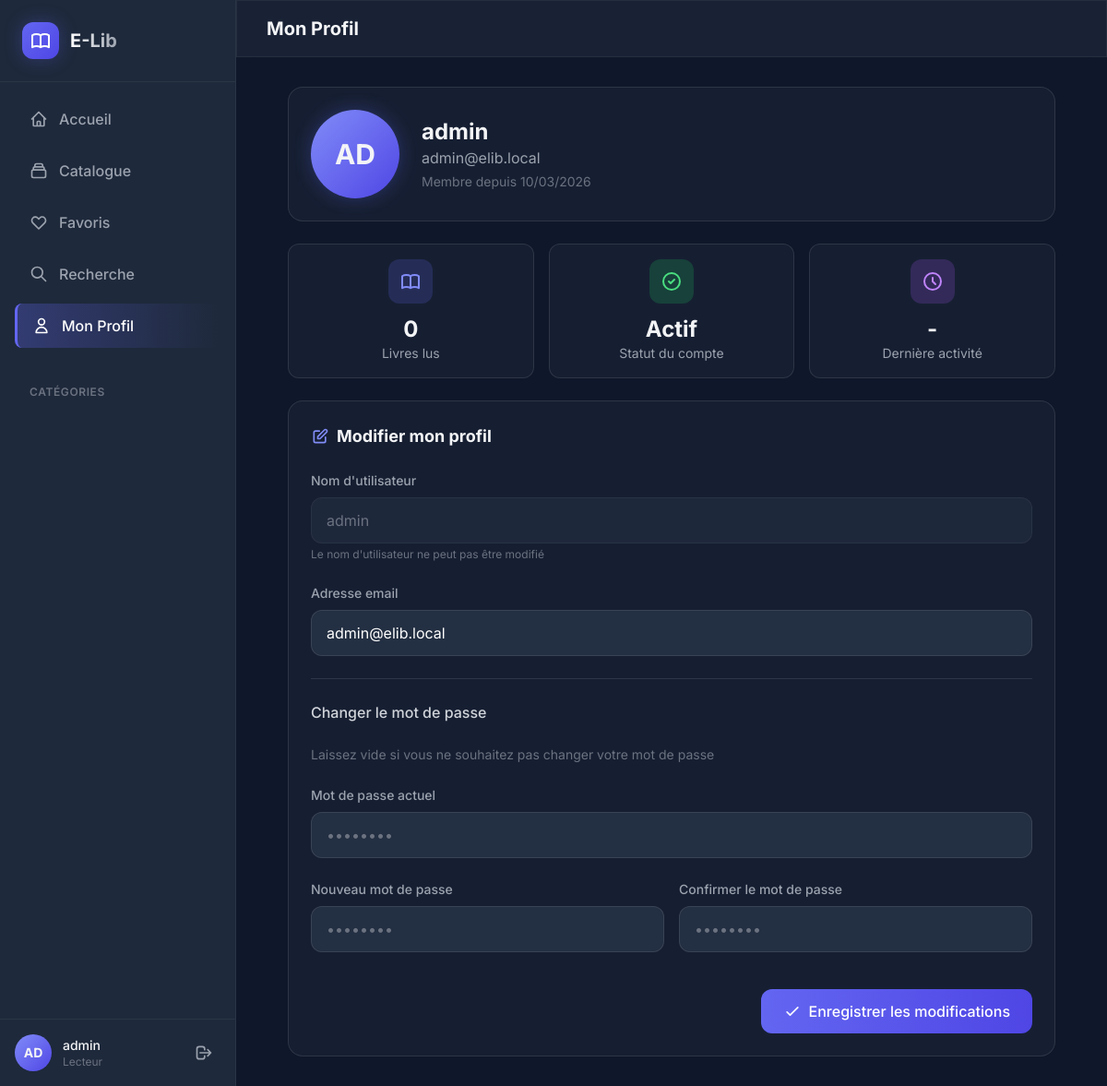
Screenshot of /user/profile.php (signed in) with the database file from the repository.
### tables this page shows
CREATE TABLE users (
    id INT PRIMARY KEY AUTO_INCREMENT,
    username VARCHAR(50) UNIQUE NOT NULL,
    email VARCHAR(100) UNIQUE NOT NULL,
    password_hash VARCHAR(255) NOT NULL,
    role ENUM('admin', 'librarian', 'user') DEFAULT 'user',
    created_at TIMESTAMP DEFAULT CURRENT_TIMESTAMP,
    last_login TIMESTAMP NULL,
    is_active BOOLEAN DEFAULT TRUE,
    INDEX idx_username (username),
    INDEX idx_email (email),
    INDEX idx_role (role)
);

### includes/functions.php (called while the page is built, shortened)
<?php
function escape_html(string $string): string {
    return htmlspecialchars($string, ENT_QUOTES | ENT_HTML5, 'UTF-8');
}

### config/database.php (called while the page is built, shortened)
<?php
class DatabaseManager {
    private static $instance = null;
    private $connection;
    public static function getInstance(): DatabaseManager {
        if (self::$instance === null) {
            self::$instance = new self();
        }
        return self::$instance;
    }
    private function connect(): void {
        $dsn = "mysql:host=" . self::DB_HOST . ";dbname=" . self::DB_NAME . ";charset=" . self::DB_CHARSET;
        $options = [
            PDO::ATTR_ERRMODE => PDO::ERRMODE_EXCEPTION,
            PDO::ATTR_DEFAULT_FETCH_MODE => PDO::FETCH_ASSOC,
            PDO::ATTR_EMULATE_PREPARES => false
        ];
        if (defined('PDO::MYSQL_ATTR_INIT_COMMAND')) {
            $options[PDO::MYSQL_ATTR_INIT_COMMAND] = "SET NAMES utf8mb4 COLLATE utf8mb4_unicode_ci";
        }
        try {
            $this->connection = new PDO($dsn, self::DB_USER, self::DB_PASS, $options);
        } catch (PDOException $e) {
            throw new Exception("Database connection failed: " . $e->getMessage());
        }
    }
    public function executeQuery(string $sql, array $params = []): PDOStatement {
        $stmt = $this->connection->prepare($sql);
        $stmt->execute($params);
        return $stmt;
    }
    public function fetchOne(string $sql, array $params = []): ?array {
        $stmt = $this->executeQuery($sql, $params);
        $result = $stmt->fetch();
        return $result ?: null;
    }
}

### includes/user_manager.php (called while the page is built, shortened)
<?php
require_once __DIR__ . '/../config/database.php';
require_once __DIR__ . '/functions.php';
class UserManager {
    private $db;
    public function __construct() {
        $this->db = DatabaseManager::getInstance();
    }
    public function getUserById(int $id): ?array {
        $sql = "SELECT id, username, email, role, created_at, last_login, is_active FROM users WHERE id = ?";
        return $this->db->fetchOne($sql, [$id]);
    }
}

### user/profile.php (the view, shortened to what this page needs)
<?php
require_once '../config/database.php';
require_once '../includes/functions.php';
require_once '../includes/auth.php';
require_once '../includes/user_manager.php';
$userManager = new UserManager();
$db = DatabaseManager::getInstance();
$userId = $_SESSION['user_id'];
$user = $userManager->getUserById($userId);
$readingStats = $db->fetchOne("
    SELECT
        COUNT(DISTINCT book_id) as books_read,
        MAX(updated_at) as last_activity
    FROM reading_progress
    WHERE user_id = ?
", [$userId]);
$booksRead = $readingStats['books_read'] ?? 0;
$lastActivity = $readingStats['last_activity'] ?? null;
?>
<!DOCTYPE html>
<html lang="fr" class="dark">
<head>
    <script src="https://cdn.tailwindcss.com"></script>
</head>
<body class="bg-dark-900 text-gray-100 min-h-screen">
    <aside id="sidebar" class="fixed left-0 top-0 h-full w-64 bg-dark-800 border-r border-white/5 z-50 transform -translate-x-full lg:translate-x-0 transition-transform duration-300">
        <div class="p-6 border-b border-white/5">
            <div class="flex items-center gap-3">
                <div class="w-10 h-10 rounded-xl bg-gradient-to-br from-accent-500 to-accent-600 flex items-center justify-center glow">
                </div>
                <span class="text-xl font-bold bg-gradient-to-r from-white to-gray-400 bg-clip-text text-transparent">E-Lib</span>
            </div>
        </div>
        <nav class="p-4 space-y-2">
            <a href="dashboard.php" class="sidebar-link flex items-center gap-3 px-4 py-3 rounded-lg text-gray-400 hover:text-white transition-all duration-300">
                <svg class="w-5 h-5" fill="none" stroke="currentColor" viewBox="0 0 24 24"><path stroke-linecap="round" stroke-linejoin="round" stroke-width="2" d="M3 12l2-2m0 0l7-7 7 7M5 10v10a1 1 0 001 1h3m10-11l2 2m-2-2v10a1 1 0 01-1 1h-3m-6 0a1 1 0 001-1v-4a1 1 0 011-1h2a1 1 0 011 1v4a1 1 0 001 1m-6 0h6"/></svg>
                <span class="font-medium">Accueil</span>
            </a>
            <a href="catalog.php" class="sidebar-link flex items-center gap-3 px-4 py-3 rounded-lg text-gray-400 hover:text-white transition-all duration-300">
                <svg class="w-5 h-5" fill="none" stroke="currentColor" viewBox="0 0 24 24"><path stroke-linecap="round" stroke-linejoin="round" stroke-width="2" d="M19 11H5m14 0a2 2 0 012 2v6a2 2 0 01-2 2H5a2 2 0 01-2-2v-6a2 2 0 012-2m14 0V9a2 2 0 00-2-2M5 11V9a2 2 0 012-2m0 0V5a2 2 0 012-2h6a2 2 0 012 2v2M7 7h10"/></svg>
                <span class="font-medium">Catalogue</span>
            </a>
            <a href="favorites.php" class="sidebar-link flex items-center gap-3 px-4 py-3 rounded-lg text-gray-400 hover:text-white transition-all duration-300">
                <svg class="w-5 h-5" fill="none" stroke="currentColor" viewBox="0 0 24 24"><path stroke-linecap="round" stroke-linejoin="round" stroke-width="2" d="M4.318 6.318a4.5 4.5 0 000 6.364L12 20.364l7.682-7.682a4.5 4.5 0 00-6.364-6.364L12 7.636l-1.318-1.318a4.5 4.5 0 00-6.364 0z"/></svg>
                <span class="font-medium">Favoris</span>
            </a>
            <a href="search.php" class="sidebar-link flex items-center gap-3 px-4 py-3 rounded-lg text-gray-400 hover:text-white transition-all duration-300">
                <svg class="w-5 h-5" fill="none" stroke="currentColor" viewBox="0 0 24 24"><path stroke-linecap="round" stroke-linejoin="round" stroke-width="2" d="M21 21l-6-6m2-5a7 7 0 11-14 0 7 7 0 0114 0z"/></svg>
                <span class="font-medium">Recherche</span>
            </a>
            <a href="profile.php" class="sidebar-link active flex items-center gap-3 px-4 py-3 rounded-lg text-white transition-all duration-300">
                <svg class="w-5 h-5" fill="none" stroke="currentColor" viewBox="0 0 24 24"><path stroke-linecap="round" stroke-linejoin="round" stroke-width="2" d="M16 7a4 4 0 11-8 0 4 4 0 018 0zM12 14a7 7 0 00-7 7h14a7 7 0 00-7-7z"/></svg>
                <span class="font-medium">Mon Profil</span>
            </a>
        </nav>
        <div class="px-4 mt-6">
            <h3 class="text-xs font-semibold text-gray-500 uppercase tracking-wider mb-3 px-4">Catégories</h3>
        </div>
        <div class="absolute bottom-0 left-0 right-0 p-4 border-t border-white/5">
            <div class="flex items-center gap-3">
                <div class="w-10 h-10 rounded-full bg-gradient-to-br from-accent-400 to-accent-600 flex items-center justify-center">
                    <span class="text-sm font-bold"><?= strtoupper(substr($_SESSION['username'], 0, 2)) ?></span>
                </div>
                <div class="flex-1 min-w-0">
                    <p class="text-sm font-medium truncate"><?= escape_html($_SESSION['username']) ?></p>
                    <p class="text-xs text-gray-500">Lecteur</p>
                </div>
                <a href="../logout.php" class="p-2 text-gray-400 hover:text-red-400 transition-colors" title="Déconnexion">
                    <svg class="w-5 h-5" fill="none" stroke="currentColor" viewBox="0 0 24 24"><path stroke-linecap="round" stroke-linejoin="round" stroke-width="2" d="M17 16l4-4m0 0l-4-4m4 4H7m6 4v1a3 3 0 01-3 3H6a3 3 0 01-3-3V7a3 3 0 013-3h4a3 3 0 013 3v1"/></svg>
                </a>
            </div>
        </div>
    </aside>
    <main class="lg:ml-64 min-h-screen">
        <header class="sticky top-0 z-30 glass border-b border-white/5">
            <div class="flex items-center justify-between px-4 lg:px-8 py-4">
                <h1 class="text-xl font-bold">Mon Profil</h1>
            </div>
        </header>
        <div class="p-4 lg:p-8 max-w-4xl mx-auto">
            <div class="glass-card rounded-2xl p-6 mb-6">
                <div class="flex flex-col sm:flex-row items-center gap-6">
                    <div class="w-24 h-24 rounded-full bg-gradient-to-br from-accent-400 to-accent-600 flex items-center justify-center glow">
                        <span class="text-3xl font-bold"><?= strtoupper(substr($user['username'], 0, 2)) ?></span>
                    </div>
                    <div class="text-center sm:text-left">
                        <h2 class="text-2xl font-bold"><?= escape_html($user['username']) ?></h2>
                        <p class="text-gray-400"><?= escape_html($user['email']) ?></p>
                        <p class="text-sm text-gray-500 mt-1">Membre depuis <?= date('d/m/Y', strtotime($user['created_at'])) ?></p>
                    </div>
                </div>
            </div>
            <div class="grid grid-cols-1 sm:grid-cols-3 gap-4 mb-6">
                <div class="glass-card rounded-xl p-4 text-center">
                    <div class="w-12 h-12 rounded-xl bg-accent-500/20 flex items-center justify-center mx-auto mb-3">
                    </div>
                    <p class="text-2xl font-bold"><?= $booksRead ?></p>
                    <p class="text-sm text-gray-400">Livres lus</p>
                </div>
                <div class="glass-card rounded-xl p-4 text-center">
                    <div class="w-12 h-12 rounded-xl bg-green-500/20 flex items-center justify-center mx-auto mb-3">
                        <svg class="w-6 h-6 text-green-400" fill="none" stroke="currentColor" viewBox="0 0 24 24"><path stroke-linecap="round" stroke-linejoin="round" stroke-width="2" d="M9 12l2 2 4-4m6 2a9 9 0 11-18 0 9 9 0 0118 0z"/></svg>
                    </div>
                    <p class="text-2xl font-bold"><?= $user['is_active'] ? 'Actif' : 'Inactif' ?></p>
                    <p class="text-sm text-gray-400">Statut du compte</p>
                </div>
                <div class="glass-card rounded-xl p-4 text-center">
                    <div class="w-12 h-12 rounded-xl bg-purple-500/20 flex items-center justify-center mx-auto mb-3">
                        <svg class="w-6 h-6 text-purple-400" fill="none" stroke="currentColor" viewBox="0 0 24 24"><path stroke-linecap="round" stroke-linejoin="round" stroke-width="2" d="M12 8v4l3 3m6-3a9 9 0 11-18 0 9 9 0 0118 0z"/></svg>
                    </div>
                    <p class="text-2xl font-bold"><?= $lastActivity ? date('d/m', strtotime($lastActivity)) : '-' ?></p>
                    <p class="text-sm text-gray-400">Dernière activité</p>
                </div>
            </div>
            <div class="glass-card rounded-2xl p-6">
                <h3 class="text-lg font-bold mb-6 flex items-center gap-2">
                    <svg class="w-5 h-5 text-accent-400" fill="none" stroke="currentColor" viewBox="0 0 24 24"><path stroke-linecap="round" stroke-linejoin="round" stroke-width="2" d="M11 5H6a2 2 0 00-2 2v11a2 2 0 002 2h11a2 2 0 002-2v-5m-1.414-9.414a2 2 0 112.828 2.828L11.828 15H9v-2.828l8.586-8.586z"/></svg>
                    Modifier mon profil
                </h3>
                <form method="POST" class="space-y-6">
                    <div>
                        <label class="block text-sm font-medium text-gray-400 mb-2">Nom d'utilisateur</label>
                        <input type="text" value="<?= escape_html($user['username']) ?>" disabled
                               class="w-full bg-dark-700/30 border border-white/5 rounded-xl px-4 py-3 text-gray-500 cursor-not-allowed">
                        <p class="text-xs text-gray-500 mt-1">Le nom d'utilisateur ne peut pas être modifié</p>
                    </div>
                    <div>
                        <label class="block text-sm font-medium text-gray-400 mb-2">Adresse email</label>
                        <input type="email" name="email" value="<?= escape_html($user['email']) ?>"
                               class="w-full bg-dark-700/50 border border-white/10 rounded-xl px-4 py-3 text-white placeholder-gray-500 focus:outline-none focus:border-accent-500 transition-colors">
                    </div>
                    <hr class="border-white/10">
                    <h4 class="text-md font-medium text-gray-300">Changer le mot de passe</h4>
                    <p class="text-sm text-gray-500 -mt-4">Laissez vide si vous ne souhaitez pas changer votre mot de passe</p>
                    <div>
                        <label class="block text-sm font-medium text-gray-400 mb-2">Mot de passe actuel</label>
                        <input type="password" name="current_password"
                               class="w-full bg-dark-700/50 border border-white/10 rounded-xl px-4 py-3 text-white placeholder-gray-500 focus:outline-none focus:border-accent-500 transition-colors"
                               placeholder="••••••••">
                    </div>
                    <div class="grid grid-cols-1 sm:grid-cols-2 gap-4">
                        <div>
                            <label class="block text-sm font-medium text-gray-400 mb-2">Nouveau mot de passe</label>
                            <input type="password" name="new_password" minlength="8"
                                   class="w-full bg-dark-700/50 border border-white/10 rounded-xl px-4 py-3 text-white placeholder-gray-500 focus:outline-none focus:border-accent-500 transition-colors"
                                   placeholder="••••••••">
                        </div>
                        <div>
                            <label class="block text-sm font-medium text-gray-400 mb-2">Confirmer le mot de passe</label>
                            <input type="password" name="confirm_password" minlength="8"
                                   class="w-full bg-dark-700/50 border border-white/10 rounded-xl px-4 py-3 text-white placeholder-gray-500 focus:outline-none focus:border-accent-500 transition-colors"
                                   placeholder="••••••••">
                        </div>
                    </div>
                    <div class="flex justify-end pt-4">
                        <button type="submit" class="bg-gradient-to-r from-accent-500 to-accent-600 text-white px-6 py-3 rounded-xl font-medium hover:from-accent-600 hover:to-accent-700 transition-all flex items-center gap-2">
                            <svg class="w-5 h-5" fill="none" stroke="currentColor" viewBox="0 0 24 24"><path stroke-linecap="round" stroke-linejoin="round" stroke-width="2" d="M5 13l4 4L19 7"/></svg>
                            Enregistrer les modifications
                        </button>
                    </div>
                </form>
            </div>
        </div>
    </main>
</body>
</html>

### user/profile.php (style rules this page uses)
body { font-family: 'Inter', sans-serif; }
.glass { background: rgba(30, 41, 59, 0.7); backdrop-filter: blur(12px); border: 1px solid rgba(255,255,255,0.1); }
.glass-card { background: rgba(30, 41, 59, 0.5); backdrop-filter: blur(8px); border: 1px solid rgba(255,255,255,0.1); }
.sidebar-link.active { background: linear-gradient(90deg, rgba(99,102,241,0.3) 0%, transparent 100%); border-left: 3px solid #6366f1; }
.glow { box-shadow: 0 0 20px rgba(99, 102, 241, 0.3); }

### rows the page displays
users: username "AD", username "admin", email "admin@elib.local", created_at "10/03/2026"

### other values shown
substr($_SESSION['username'], 0, 2) "AD"
escape_html($_SESSION['username']) "admin"
$booksRead "0"
